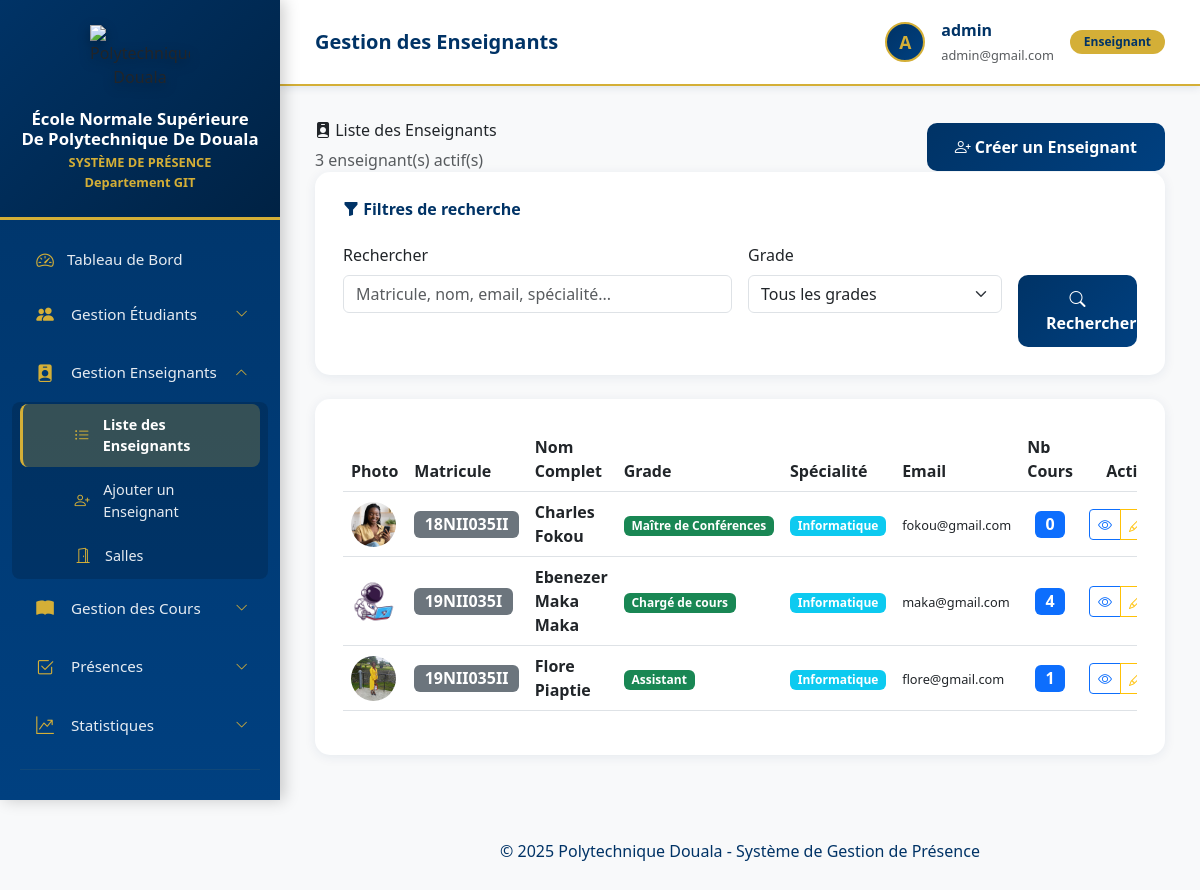
Page /enseignants/ (signed in) on the committed database.
### accounts/models.py (models this page shows, shortened)
class Profil(models.Model):
    ROLES = [
        ('ADMIN', 'Administrateur'),
        ('ENSEIGNANT', 'Enseignant'),
        ('SCOLARITE', 'Service Scolarité'),
    ]
    user = models.OneToOneField(User, on_delete=models.CASCADE,
                               related_name='profil',
                               verbose_name="Utilisateur")
    role = models.CharField(max_length=20, choices=ROLES,
                           default='ENSEIGNANT',
                           verbose_name="Rôle")
    telephone = models.CharField(max_length=20, blank=True, null=True,
                                verbose_name="Téléphone")
    photo = models.ImageField(upload_to='profils/photos/',
                             blank=True, null=True,
                             verbose_name="Photo")
    adresse = models.TextField(blank=True, null=True, verbose_name="Adresse")
    actif = models.BooleanField(default=True, verbose_name="Actif")
    date_creation = models.DateTimeField(auto_now_add=True)
    date_modification = models.DateTimeField(auto_now=True)
    class Meta:
        verbose_name = "Profil"
        verbose_name_plural = "Profils"
        ordering = ['user__username']
    def est_admin(self):
        return self.role == 'ADMIN' or self.user.is_superuser

### teachers/models.py (models this page shows, shortened)
class Enseignant(models.Model):
    GRADES = [
        ('ASSISTANT', 'Assistant'),
        ('CHARGE', 'Chargé de cours'),
        ('MAITRE_ASSISTANT', 'Maître Assistant'),
        ('MAITRE_CONFERENCE', 'Maître de Conférences'),
        ('PROFESSEUR', 'Professeur'),
    ]
    user = models.OneToOneField(User, on_delete=models.CASCADE, related_name='enseignant', verbose_name="Utilisateur")
    matricule = models.CharField(max_length=20, unique=True, verbose_name="Matricule")
    nom = models.CharField(max_length=100, verbose_name="Nom")
    prenom = models.CharField(max_length=100, verbose_name="Prénom")
    email = models.EmailField(unique=True, verbose_name="Email")
    telephone = models.CharField(max_length=20, blank=True, null=True, verbose_name="Téléphone")
    specialite = models.CharField(max_length=100, blank=True, null=True, verbose_name="Spécialité")
    grade = models.CharField(max_length=20, choices=GRADES, blank=True, null=True, verbose_name="Grade")
    date_naissance = models.DateField(blank=True, null=True, verbose_name="Date de naissance")
    sexe = models.CharField(max_length=1, choices=[('M', 'Masculin'), ('F', 'Féminin')], blank=True, null=True)
    adresse = models.TextField(blank=True, null=True, verbose_name="Adresse")
    date_embauche = models.DateField(blank=True, null=True, verbose_name="Date d'embauche")
    actif = models.BooleanField(default=True, verbose_name="Actif")
    photo = models.ImageField(upload_to='enseignants/photos/', blank=True, null=True, verbose_name="Photo")
    date_creation = models.DateTimeField(auto_now_add=True)
    class Meta:
        verbose_name = "Enseignant"
        verbose_name_plural = "Enseignants"
        ordering = ['nom', 'prenom']
    def nom_complet(self):
        return f"{self.prenom} {self.nom}"
    def get_nombre_cours(self):
        return self.cours.filter(actif=True).count()

### teachers/views.py (the view, shortened to what this page needs)
# urls.py: path('', views.liste_enseignants, name='liste_enseignants'),
@login_required
def liste_enseignants(request):
    enseignants = Enseignant.objects.filter(actif=True)
    search_query = request.GET.get('search', '')
    grade = request.GET.get('grade')
    if grade:
        enseignants = enseignants.filter(grade=grade)
    paginator = Paginator(enseignants, 20)
    page_number = request.GET.get('page')
    page_obj = paginator.get_page(page_number)
    context = {
        'page_obj': page_obj,
        'grades': Enseignant.GRADES,
        'search_query': search_query,
        'total_enseignants': enseignants.count(),
    }
    return render(request, 'teachers/liste_enseignants.html', context)

### teachers/templates/teachers/liste_enseignants.html (shortened to what this page needs)
{% extends 'base.html' %}
{% block page_title %}Gestion des Enseignants{% endblock %}
{% block content %}
<div class="page-header d-flex justify-content-between align-items-center">
    <div>
        <h2 class="mb-2">
            <i class="bi bi-person-badge-fill"></i> Liste des Enseignants
        </h2>
        <p class="text-muted mb-0">{{ total_enseignants }} enseignant(s) actif(s)</p>
    </div>
    {% if user.profil.est_admin or user.profil.est_scolarite %}
    <a href="{% url 'ajouter_enseignant' %}" class="btn btn-primary">
        <i class="bi bi-person-plus"></i> Créer un Enseignant
    </a>
    {% endif %}
</div>
<div class="table-card mb-4">
    <h5 class="mb-4">
        <i class="bi bi-funnel-fill"></i> Filtres de recherche
    </h5>
    <form method="get" class="row g-3">
        <div class="col-md-6">
            <label class="form-label">Rechercher</label>
            <input type="text" name="search" class="form-control"
                   placeholder="Matricule, nom, email, spécialité..."
                   value="{{ search_query }}">
        </div>
        <div class="col-md-4">
            <label class="form-label">Grade</label>
            <select name="grade" class="form-select">
                <option value="">Tous les grades</option>
            </select>
        </div>
        <div class="col-md-2">
            <label class="form-label">&nbsp;</label>
            <button type="submit" class="btn btn-primary w-100">
                <i class="bi bi-search"></i> Rechercher
            </button>
        </div>
    </form>
</div>
<div class="table-card">
    <div class="table-responsive">
        <table class="table table-hover align-middle">
            <thead>
                <tr>
                    <th width="8%">Photo</th>
                    <th width="12%">Matricule</th>
                    <th width="18%">Nom Complet</th>
                    <th width="12%">Grade</th>
                    <th width="15%">Spécialité</th>
                    <th width="15%">Email</th>
                    <th width="10%">Nb Cours</th>
                    <th width="10%" class="text-center">Actions</th>
                </tr>
            </thead>
            <tbody>
                {% for enseignant in page_obj %}
                <tr>
                    <td>
                        {% if enseignant.photo %}
                        <img src="{{ enseignant.photo.url }}" class="rounded-circle"
                             width="45" height="45" style="object-fit: cover;">
                        {% else %}
                        <div class="rounded-circle d-flex align-items-center justify-content-center"
                             style="width: 45px; height: 45px; background: linear-gradient(135deg, #28a745, #20c997); color: white; font-weight: bold;">
                            {{ enseignant.nom.0 }}{{ enseignant.prenom.0 }}
                        </div>
                        {% endif %}
                    </td>
                    <td>
                        <span class="badge bg-secondary fs-6">{{ enseignant.matricule }}</span>
                    </td>
                    <td><strong>{{ enseignant.nom_complet }}</strong></td>
                    <td>
                        {% if enseignant.grade %}
                        <span class="badge bg-success">{{ enseignant.get_grade_display }}</span>
                        {% else %}
                        <span class="text-muted">—</span>
                        {% endif %}
                    </td>
                    <td>
                        {% if enseignant.specialite %}
                        <span class="badge bg-info">{{ enseignant.specialite }}</span>
                        {% else %}
                        <span class="text-muted">—</span>
                        {% endif %}
                    </td>
                    <td><small>{{ enseignant.email }}</small></td>
                    <td class="text-center">
                        <span class="badge bg-primary fs-6">{{ enseignant.get_nombre_cours }}</span>
                    </td>
                    <td class="text-center">
                        <div class="btn-group" role="group">
                            <a href="{% url 'detail_enseignant' enseignant.matricule %}"
                               class="btn btn-sm btn-outline-primary"
                               data-bs-toggle="tooltip"
                               title="Voir détails">
                                <i class="bi bi-eye"></i>
                            </a>
                            {% if user.profil.est_admin or user.profil.est_scolarite %}
                            <a href="{% url 'modifier_enseignant' enseignant.matricule %}"
                               class="btn btn-sm btn-outline-warning"
                               data-bs-toggle="tooltip"
                               title="Modifier">
                                <i class="bi bi-pencil"></i>
                            </a>
                            {% endif %}
                        </div>
                    </td>
                </tr>
                {% endfor %}
            </tbody>
        </table>
    </div>
</div>
{% endblock %}

### templates/base.html (shortened to what this page needs)
{% load django_browser_reload %}
{% load static %}
<!DOCTYPE html>
<html lang="fr">
<head>
    <link href="https://cdn.jsdelivr.net/npm/bootstrap@5.3.0/dist/css/bootstrap.min.css" rel="stylesheet">
    <script src="https://cdn.tailwindcss.com"></script>
    <link rel="stylesheet" href="https://cdn.jsdelivr.net/npm/bootstrap-icons@1.11.0/font/bootstrap-icons.css">
</head>
<body>
    {% if user.is_authenticated %}
    <div class="sidebar" id="sidebar">
        <div class="logo-section">
            <img src="{% static 'images/logo.png' %}" alt="Polytechnique Douala">
            <h4>École Normale Supérieure De Polytechnique De Douala</h4>
            <p>SYSTÈME DE PRÉSENCE</p>
            <p>Departement GIT</p>
        </div>
        <nav>
            <a class="nav-link {% if request.resolver_match.url_name == 'dashboard' %}active{% endif %}"
               href="{% url 'dashboard' %}">
                <i class="bi bi-speedometer2 icon"></i>
                <span>Tableau de Bord</span>
            </a>
            {% if user.profil.est_admin or user.profil.est_scolarite %}
            <div class="menu-dropdown">
                <div class="menu-dropdown-toggle" onclick="toggleMenu('etudiants')">
                    <div class="d-flex align-items-center gap-3">
                        <i class="bi bi-people-fill icon"></i>
                        <span>Gestion Étudiants</span>
                    </div>
                    <i class="bi bi-chevron-down arrow"></i>
                </div>
            </div>
            <div class="menu-dropdown">
                <div class="menu-dropdown-toggle" onclick="toggleMenu('enseignants')">
                    <div class="d-flex align-items-center gap-3">
                        <i class="bi bi-person-badge-fill icon"></i>
                        <span>Gestion Enseignants</span>
                    </div>
                    <i class="bi bi-chevron-down arrow"></i>
                </div>
                <div class="submenu" id="menu-enseignants">
                    <a class="nav-link {% if request.resolver_match.url_name == 'liste_enseignants' %}active{% endif %}"
                       href="{% url 'liste_enseignants' %}">
                        <i class="bi bi-list-ul"></i>
                        <span>Liste des Enseignants</span>
                    </a>
                    <a class="nav-link {% if request.resolver_match.url_name == 'ajouter_enseignant' %}active{% endif %}"
                       href="{% url 'ajouter_enseignant' %}">
                        <i class="bi bi-person-plus"></i>
                        <span>Ajouter un Enseignant</span>
                    </a>
                    <a class="nav-link {% if request.resolver_match.url_name == 'liste_salles' %}active{% endif %}"
                       href="{% url 'liste_salles' %}">
                        <i class="bi bi-door-open"></i>
                        <span>Salles</span>
                    </a>
                </div>
            </div>
            <div class="menu-dropdown">
                <div class="menu-dropdown-toggle" onclick="toggleMenu('cours')">
                    <div class="d-flex align-items-center gap-3">
                        <i class="bi bi-book-fill icon"></i>
                        <span>Gestion des Cours</span>
                    </div>
                    <i class="bi bi-chevron-down arrow"></i>
                </div>
            </div>
            <div class="menu-dropdown">
                <div class="menu-dropdown-toggle" onclick="toggleMenu('presences')">
                    <div class="d-flex align-items-center gap-3">
                        <i class="bi bi-check2-square icon"></i>
                        <span>Présences</span>
                    </div>
                    <i class="bi bi-chevron-down arrow"></i>
                </div>
            </div>
            <div class="menu-dropdown">
                <div class="menu-dropdown-toggle" onclick="toggleMenu('stats')">
                    <div class="d-flex align-items-center gap-3">
                        <i class="bi bi-graph-up-arrow icon"></i>
                        <span>Statistiques</span>
                    </div>
                    <i class="bi bi-chevron-down arrow"></i>
                </div>
            </div>
            {% endif %}
            <hr>
            <a class="nav-link {% if 'profil' in request.path %}active{% endif %}"
            href="{% url 'profil' %}">
                <i class="bi bi-person-circle icon"></i>
            </a>
        </nav>
    </div>
    <div class="main-content">
        <div class="top-navbar">
            <div class="d-flex justify-content-between align-items-center">
                <div class="d-flex align-items-center gap-3">
                    <span class="fs-5 fw-bold" style="color: var(--primary-blue);">
                        {% block page_title %}Système de Présence{% endblock %}
                    </span>
                </div>
                <div class="d-flex align-items-center gap-3">
                    <div class="user-avatar">
                        {{ user.first_name.0|default:user.username.0|upper }}
                    </div>
                    <div class="d-none d-md-block">
                        <div class="fw-semibold" style="color: var(--primary-blue);">
                            {{ user.get_full_name|default:user.username }}
                        </div>
                        <small class="text-muted">{{ user.email }}</small>
                    </div>
                    <span class="badge">{{ user.profil.get_role_display }}</span>
                </div>
            </div>
        </div>
        <div class="content-area">
            {% block content %}{% endblock %}
        </div>
        <footer class="text-center py-4" style="color: var(--primary-blue);">
            <p class="mb-1">&copy; 2025 Polytechnique Douala - Système de Gestion de Présence</p>
        </footer>
    </div>
    {% else %}
    {% block login_content %}{% endblock %}
    {% endif %}
</body>
</html>

### rows in the picture
Enseignant: photo (picture), matricule "18NII035II", nom_complet "Charles Fokou", grade "Maître de Conférences", specialite "Informatique", email "fokou@gmail.com", get_nombre_cours "0"
Enseignant: photo (picture), matricule "19NII035I", nom_complet "Ebenezer Maka Maka", grade "Chargé de cours", specialite "Informatique", email "maka@gmail.com", get_nombre_cours "4"
Enseignant: photo (picture), matricule "19NII035II", nom_complet "Flore Piaptie", grade "Assistant", specialite "Informatique", email "flore@gmail.com", get_nombre_cours "1"

### other values in the picture
{{ user.first_name.0|default:user.username.0|upper }} "A"
{{ user.get_full_name|default:user.username }} "admin"
{{ user.email }} "admin@gmail.com"
{{ user.profil.get_role_display }} "Enseignant"
{{ total_enseignants }} "3"
